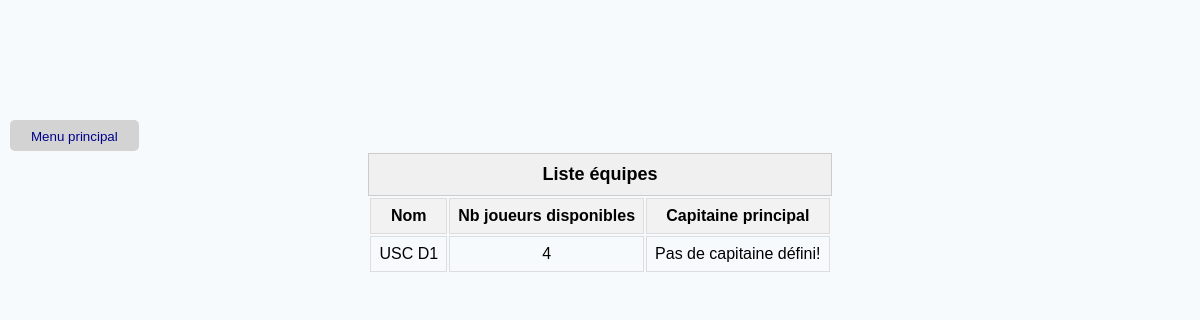
The page /teams on the database its author committed.
### TennisModel.py (models this page shows, shortened)
class Team(db.Model):
    __tablename__ = 'team'
    id = db.Column(db.Integer, primary_key=True, autoincrement=True)
    name = db.Column(db.String(20), unique=True, nullable=False)
    captainId = db.Column(db.Integer, db.ForeignKey('player.id'))
    players = relationship('Player', secondary=player_team_association, back_populates='teams')
    @property
    def captainName(self):
        is_captain = [p for p in self.players if p.id == self.captainId]
        return is_captain[0].name if is_captain else None

### flask_app.py (the view)
@app.route('/teams')
def show_teams():
    teams = Team.query.order_by(desc(Team.name)).all()
    return render_template('teams.html', teams=teams)

### flask_app.py (called while the page is built)
@app.before_request
def create_tables():
    db.create_all()

### templates/teams.html (shortened to what this page needs)
{% extends 'base.html' %}
{% block main %}
<main>
    {% if teams %}
    <table class="teams">
        <caption class="table-caption">Liste équipes</caption>
        <thead>
        <tr>
            <th>Nom</th>
            <th>Nb joueurs disponibles</th>
            <th>Capitaine principal</th>
        </tr>
        </thead>
        {% for team in teams %}
        <tr>
            <td>{{ team.name }}</td>
            <td>{{ team.players|length }}</td>
            <td>{{ team.captainName or 'Pas de capitaine défini!' }}</td>
        </tr>
        {% endfor %}
    </table>
    {% else %}
    <p style="font-size: 16px; text-align: center;">Pas d'équipe enregistrée ✌️</p>
    {% endif %}
</main>
{% endblock main %}

### static/css/style.css (style rules this page uses)
body { background-color: #F7FAFC; justify-content: center; margin-top: 10%; font-family: Arial, Helvetica, sans-serif; }
main { display: grid; justify-items: center; }
th, td { border: 1px solid #ddd; padding: 8px; text-align: center; }
th { background-color: #f2f2f2; }
.table-caption { font-weight: bold; font-size: 18px; padding: 10px; border: 1px solid #ccc; background-color: #f0f0f0; }

### rows shown on the page
Team: name "USC D1", players|length "4", captainId "Pas de capitaine défini!"
